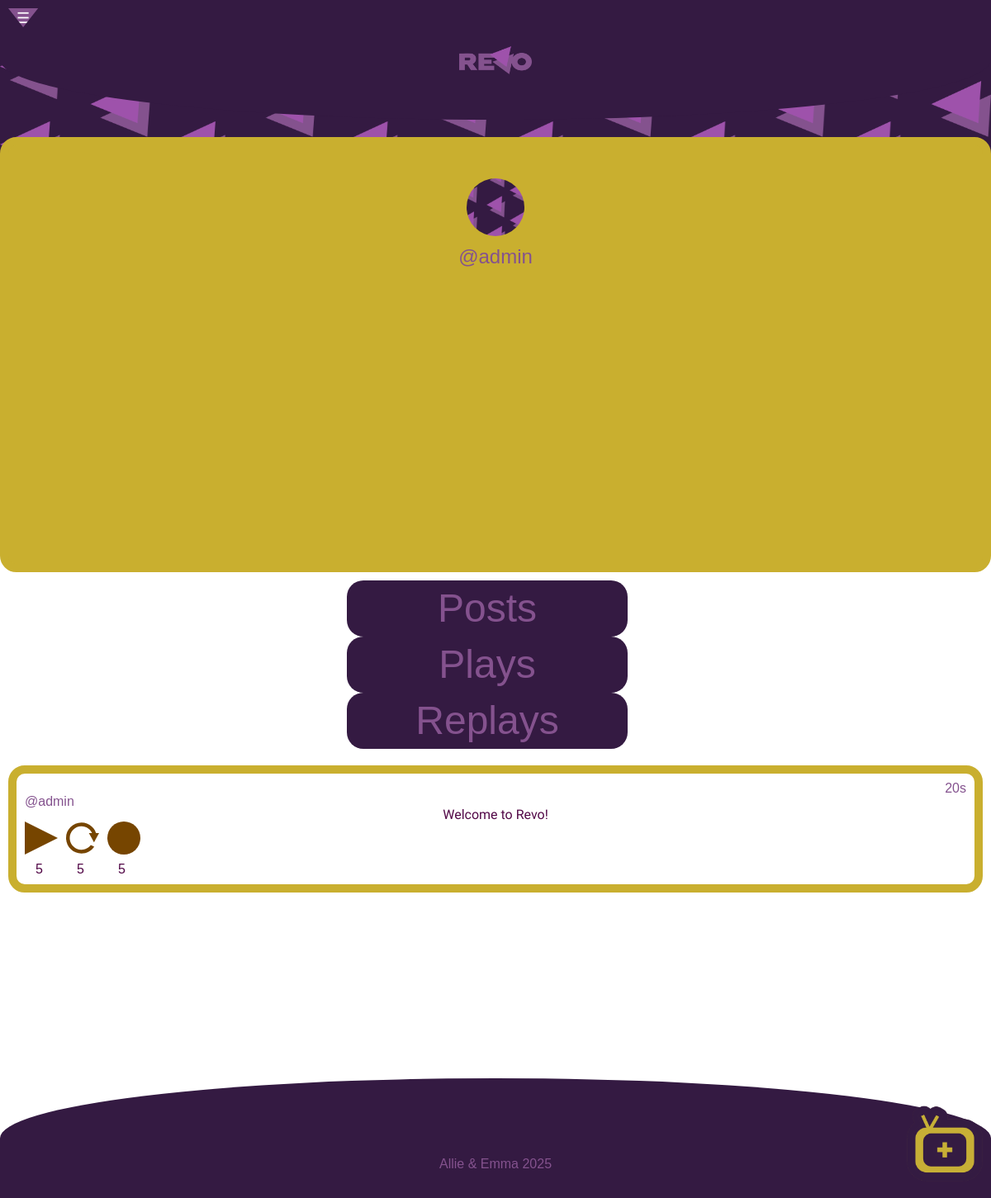
Screenshot of /profile.php?handle=@admin (signed in) with the database file from the repository.
### tables this page shows
CREATE TABLE `revoaccounts` (
  `accountid` int NOT NULL,
  `handle` varchar(255) NOT NULL,
  `fname` varchar(255) NOT NULL,
  `lname` varchar(255) NOT NULL,
  `email` varchar(255) NOT NULL,
  `psword` varchar(255) NOT NULL,
  `monthEntry` varchar(255) NOT NULL,
  `dayEntry` varchar(255) NOT NULL,
  `yearEntry` varchar(255) NOT NULL,
  `profileImage` varchar(255) NOT NULL DEFAULT 'img/tempPfp.png',
  `profileName` varchar(255) NOT NULL DEFAULT 'ProfilePicture',
  `bannerImage` varchar(255) NOT NULL DEFAULT 'img/tempBackground.png',
  `bannerName` varchar(255) NOT NULL DEFAULT 'ProfileBackground'
);

CREATE TABLE `revoposts` (
  `postid` int NOT NULL,
  `handle` varchar(255) NOT NULL,
  `content` text NOT NULL,
  `plays` int DEFAULT '0',
  `replays` int DEFAULT '0',
  `records` int DEFAULT '0',
  `eraTag` int NOT NULL
);

### database/database.php (called while the page is built, shortened)
<?php
class Database {
    protected $connection;
    function __construct() {
        if(!isset($this->connection)) {
            $this->connection = new mysqli('localhost', 'root', 'mysql', 'revo');
        }
        return $this->connection;
    }
}
?>

### database/crud.php (called while the page is built, shortened)
<?php
    require_once 'database/database.php';
    class crud extends database {
        public function getSelectedPosts($viewTag, $handle, $selection) {
            if ($viewTag != null) {
                $query = "SELECT DISTINCT revoposts.* FROM revoposts JOIN revoactions ON revoposts.postid = revoactions.postid WHERE revoactions.handle = ? AND revoactions.$selection = 1 ORDER BY FIELD(revoposts.eraTag, '80', '90', '2000', '10', '20')";
            } else {
                $query = "SELECT DISTINCT * FROM revoposts WHERE handle = ? ORDER BY FIELD(eraTag, '80', '90', '2000', '10', '20')";
            }
            $revo = $this->connection->prepare($query);
            $revo->bind_param("s", $handle);
            $revo->execute();
            $result = $revo->get_result();
            $selectedPosts = [];
            while ($row = $result->fetch_assoc()) {
                $selectedPosts[] = $row;
            }
            return $selectedPosts;
        }
        public function checkLike($handle, $postId) {
            $query = $this->connection->prepare("SELECT played FROM revoactions WHERE handle = ? AND postid = ?");
            $query->bind_param("si", $handle, $postId);
            $query->execute();
            $result = $query->get_result();
            return $result->fetch_assoc();
        }
        public function checkReplay($handle, $postId) {
            $query = $this->connection->prepare("SELECT replayed FROM revoactions WHERE handle = ? AND postid = ?");
            $query->bind_param("si", $handle, $postId);
            $query->execute();
            $result = $query->get_result();
            return $result->fetch_assoc();
        }
        public function checkRecord($handle, $postId) {
            $query = $this->connection->prepare("SELECT recorded FROM revoactions WHERE handle = ? AND postid = ?");
            $query->bind_param("si", $handle, $postId);
            $query->execute();
            $result = $query->get_result();
            return $result->fetch_assoc();
        }
        public function imageHandler($handle) {
            $revo = $this->connection->prepare("SELECT profileImage, profileName, bannerImage, bannerName FROM revoaccounts WHERE handle = ?");
            $revo->bind_param("s", $handle);
            $revo->execute();
            $imagelist = $revo->get_result();
            $images = [];
            while ($row = $imagelist->fetch_assoc()) {
                $images[] = $row;
            }
            return $images;
        }
    }
?>

### profile.php (the view, shortened to what this page needs)
<?php
  include './include/globalHeader.php';
  include './include/globalPostSystem.php';
  $handle = htmlspecialchars($_GET['handle']);
  $imagelist = $crud->imageHandler($handle);
?>
    <section class="profileSection">
            <?php
                foreach ($imagelist as $image) {
                    echo '<img class="profileBanner" src="' . htmlspecialchars($image['bannerImage']) . '" title="' . htmlspecialchars($image['bannerName']) . '">';
                }
            ?>
        <section class="profileInfo">
            <?php
                foreach ($imagelist as $image) {
                    echo '<img src="' . htmlspecialchars($image['profileImage']) . '" title="' . htmlspecialchars($image['profileName']) . '">';
                }
            ?>
            <h2><?php echo htmlspecialchars($handle); ?></h2>
        </section>
    </section>
    <section class="profileBtns">
        <a href="profile.php?handle=<?php echo $handle; ?>" class="button">Posts</a>
        <a href="profile.php?handle=<?php echo $handle; ?>&view=played" class="button">Plays</a>
        <a href="profile.php?handle=<?php echo $handle; ?>&view=replayed" class="button">Replays</a>
    </section>
<?php
    include './include/globalFeed.php';
    include './include/globalFooter.php';
?>

### include/globalFeed.php (shortened to what this page needs)
<div class="feed">
    <?php
        if ($feedType == 1) {
            $handle = $_SESSION['handle'];
            $viewTag = isset($_GET['view']) ? $_GET['view'] : null;
            $selection = $viewTag;
            $posts = $crud->getSelectedPosts($viewTag, $handle, $selection);
        }
        elseif ($feedType == 2) {
            $handle = $_GET['handle'];
            $viewTag = isset($_GET['view']) ? $_GET['view'] : null;
            $selection = $viewTag;
            $posts = $crud->getSelectedPosts($viewTag, $handle, $selection);
        }
        else
        {
            $eraTag = isset($_GET['era']) ? $_GET['era'] : null;
            $posts = $crud->getPosts($eraTag);
        }
        foreach ($posts as $post) {
            echo "<div class='post'>";
            if ($post['eraTag'] == '2000') {
                echo "<h3 class='era'>00s</h3>";
            }
            else {
                echo "<h3 class='era'>" . htmlspecialchars($post['eraTag']) . "s</h3>";
            }
            if (isset($_SESSION['handle']) && ($post['handle'] == $_SESSION['handle'])) {
                echo "<h3><a href='myprofile.php'>" . htmlspecialchars($post['handle']) . "</a></h3>";
            }
            else {
                echo "<h3><a href='profile.php?handle=" . htmlspecialchars($post['handle']) . "'>" . htmlspecialchars($post['handle']) . "</a></h3>";
            }
            echo "<p>" . htmlspecialchars($post['content']) . "</p>";
                echo "<section class='postBtns'>";
                    echo "<form method='post' class='likeForm'>";
                        if (isset($_SESSION['handle'])) {
                            $handle = $_SESSION['handle'];
                        }
                        else {
                            $handle = null;
                        }
                        $postId = $post['postid'];
                        $playedata = $crud->checkLike($handle, $postId);
                        if ($playedata) {
                            if ($playedata['played'] == 1) {
                                echo "<button type='submit' class='playsClicked'></button>";
                            } else {
                                echo "<button type='submit' class='plays'></button>";
                            }
                        }
                        else {
                            echo "<button type='submit' class='plays'></button>";
                        }
                        echo "<p class='small'>" . htmlspecialchars($post['plays']) . "</p>";
                    echo "</form>";
                    echo "<form method='post' class='replayForm'>";
                        if (isset($_SESSION['handle'])) {
                            $handle = $_SESSION['handle'];
                        }
                        else {
                            $handle = null;
                        }
                        $postId = $post['postid'];
                        $replayData = $crud->checkReplay($handle, $postId);
                        if ($replayData) {
                            if ($replayData['replayed'] == 1) {
                                echo "<button class='replaysClicked'></button>";
                            } else {
                                echo "<button class='replays'></button>";
                            }
                        }
                        else {
                            echo "<button type='submit' class='replays'></button>";
                        }
                        echo "<p class='small'>" . htmlspecialchars($post['replays']) . "</p>";
                    echo "</form>";
                    echo "<form method='post' class='recordForm'>";
                        if (isset($_SESSION['handle'])) {
                            $handle = $_SESSION['handle'];
                        }
                        else {
                            $handle = null;
                        }
                        $postId = $post['postid'];
                        $recordData = $crud->checkRecord($handle, $postId);
                        if ($recordData) {
                            if ($recordData['recorded'] == 1) {
                                echo "<button class='recordsClicked'></button>";
                            } else {
                                echo "<button class='records'></button>";
                            }
                        }
                        else {
                            echo "<button type='submit' class='records'></button>";
                        }
                        echo "<p class='small'>" . htmlspecialchars($post['records']) . "</p>";
                    echo "</form>";
                echo "</section>";
            echo "</div>";
        }
    ?>
</div>

### css/style.css (style rules this page uses)
html, body { display: flex; flex-direction: column; justify-content: center; }
html { background-color: rgb(255, 255, 255); }
h2 { font-family: "RevoDefault", sans-serif; color: #84528e; font-size: 1.5em; text-align: center; margin-top: 13px; }
select, button { font-family: "Funnel Display", sans-serif; font-size: 100%; color: black; text-decoration: none; margin-bottom: 10px; border: 10px solid #c9af2f; border-radius: 20px; cursor: pointer; }
.feed { margin-left: 20%; padding-bottom: 10%; }
.post { font-family: "RevoDefault", sans-serif; display: flex; flex-direction: column; justify-content: center; border: #c9af2f 10px solid; color: #520847; margin: 10px; padding: 10px; border-radius: 20px; }
.post h3 { font-family: "RevoDefault", sans-serif; color: #84528e; font-size: 100%; text-align: left; }
.post p { font-family: "Funnel Display", sans-serif; font-style: normal; text-align: center; }
.post a { text-decoration: none; color: #84528e; }
.era { display: flex; flex-direction: column; align-items: end; }
.eraBtns, .profileBtns { margin-left: 20%; display: flex; flex-direction: row; justify-content: center; padding: 10px; border-radius: 20px; }
.eraBtns .button, .profileBtns .button { font-family: "RevoDefault", sans-serif; font-size: 2em; background-color: #341a42; color: #84528e; border: none; border-radius: 20px; margin-right: 20px; padding: 10px; text-decoration: none; }
.playsClicked { background: url("../img/plays-pressed.svg") no-repeat center center; background-size: cover; border: none; cursor: pointer; padding: 20px; border-radius: 0; }
.replaysClicked { background: url("../img/replays-pressed.svg") no-repeat center center; background-size: cover; border: none; cursor: pointer; padding: 20px; border-radius: 0; }
.recordsClicked { background: url("../img/records-pressed.svg") no-repeat center center; background-size: cover; border: none; cursor: pointer; padding: 20px; border-radius: 0; }
.postBtns { display: flex; align-items: center; }
.postBtns button { margin-right: 10px; }
.postBtns .small { font-family: "RevoDefault", sans-serif; margin-right: 15px; }
.profileSection { display: flex; flex-direction: column; justify-content: center; border-radius: 20px; margin-top: -24px; }
.profileInfo { font-family: "RevoDefault", sans-serif; display: flex; flex-direction: row; justify-content: center; background-color: #c9af2f; border: #c9af2f 10px solid; color: #520847; margin-top: -130px; border-radius: 20px; padding: 40px; margin-left: 19.5%; }
.profileInfo img { width: 70px; height: 70px; border-radius: 50%; }
.profileBanner { width: 100%; height: 40vh; }
* { scrollbar-width:auto; scrollbar-color: #c9af2f #341a42 ; }
@media only screen and (max-width: 1268px) { .feed, .erasInfo, .profileInfo, .about, .singleButn { margin-left: 0%; padding-bottom: 30%; } }
@media only screen and (max-width: 1268px) { .eraBtns, .profileBtns { margin: 0 auto; flex-direction: column; text-align: center; width: 30vw; font-size: 2vw; } }
@media only screen and (max-width: 1268px) { .profileInfo { flex-direction: column; align-items: center; } }

### rows the page displays
revoaccounts: bannerImage (picture), profileImage (picture)
revoposts: eraTag "20", handle "@admin", content "Welcome to Revo!", plays "5", replays "5", records "5"

### other values shown
$handle "@admin"
